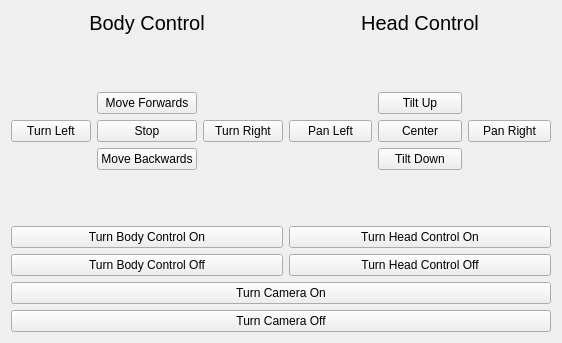
<?xml version="1.0" encoding="UTF-8"?>
<ui version="4.0">
 <class>Remote</class>
 <widget class="QWidget" name="Remote">
  <property name="geometry">
   <rect>
    <x>0</x>
    <y>0</y>
    <width>562</width>
    <height>343</height>
   </rect>
  </property>
  <property name="windowTitle">
   <string>Form</string>
  </property>
  <layout class="QVBoxLayout" name="verticalLayout_3">
   <item>
    <layout class="QHBoxLayout" name="horizontalLayout">
     <item>
      <layout class="QVBoxLayout" name="verticalLayout">
       <item>
        <widget class="QLabel" name="label">
         <property name="font">
          <font>
           <pointsize>15</pointsize>
          </font>
         </property>
         <property name="text">
          <string>Body Control</string>
         </property>
         <property name="alignment">
          <set>Qt::AlignCenter</set>
         </property>
        </widget>
       </item>
       <item>
        <spacer name="verticalSpacer">
         <property name="orientation">
          <enum>Qt::Vertical</enum>
         </property>
         <property name="sizeHint" stdset="0">
          <size>
           <width>20</width>
           <height>40</height>
          </size>
         </property>
        </spacer>
       </item>
       <item>
        <layout class="QGridLayout" name="gridLayout">
         <item row="0" column="1">
          <widget class="QPushButton" name="forwards">
           <property name="text">
            <string>Move Forwards</string>
           </property>
          </widget>
         </item>
         <item row="1" column="0">
          <widget class="QPushButton" name="bodyLeft">
           <property name="text">
            <string>Turn Left</string>
           </property>
          </widget>
         </item>
         <item row="1" column="1">
          <widget class="QPushButton" name="stop">
           <property name="text">
            <string>Stop</string>
           </property>
          </widget>
         </item>
         <item row="1" column="2">
          <widget class="QPushButton" name="bodyRight">
           <property name="text">
            <string>Turn Right</string>
           </property>
          </widget>
         </item>
         <item row="2" column="1">
          <widget class="QPushButton" name="backwards">
           <property name="text">
            <string>Move Backwards</string>
           </property>
          </widget>
         </item>
        </layout>
       </item>
       <item>
        <spacer name="verticalSpacer_3">
         <property name="orientation">
          <enum>Qt::Vertical</enum>
         </property>
         <property name="sizeHint" stdset="0">
          <size>
           <width>20</width>
           <height>40</height>
          </size>
         </property>
        </spacer>
       </item>
       <item>
        <widget class="QPushButton" name="bodyControlOn">
         <property name="text">
          <string>Turn Body Control On</string>
         </property>
        </widget>
       </item>
       <item>
        <widget class="QPushButton" name="bodyControlOff">
         <property name="text">
          <string>Turn Body Control Off</string>
         </property>
        </widget>
       </item>
      </layout>
     </item>
     <item>
      <layout class="QVBoxLayout" name="verticalLayout_2">
       <item>
        <widget class="QLabel" name="label_2">
         <property name="font">
          <font>
           <pointsize>15</pointsize>
          </font>
         </property>
         <property name="text">
          <string>Head Control</string>
         </property>
         <property name="alignment">
          <set>Qt::AlignCenter</set>
         </property>
        </widget>
       </item>
       <item>
        <spacer name="verticalSpacer_2">
         <property name="orientation">
          <enum>Qt::Vertical</enum>
         </property>
         <property name="sizeHint" stdset="0">
          <size>
           <width>20</width>
           <height>40</height>
          </size>
         </property>
        </spacer>
       </item>
       <item>
        <layout class="QGridLayout" name="gridLayout_2">
         <item row="1" column="0">
          <widget class="QPushButton" name="headLeft">
           <property name="text">
            <string>Pan Left</string>
           </property>
          </widget>
         </item>
         <item row="1" column="2">
          <widget class="QPushButton" name="headRight">
           <property name="text">
            <string>Pan Right</string>
           </property>
          </widget>
         </item>
         <item row="1" column="1">
          <widget class="QPushButton" name="headCenter">
           <property name="text">
            <string>Center</string>
           </property>
          </widget>
         </item>
         <item row="0" column="1">
          <widget class="QPushButton" name="headUp">
           <property name="text">
            <string>Tilt Up</string>
           </property>
          </widget>
         </item>
         <item row="2" column="1">
          <widget class="QPushButton" name="headDown">
           <property name="text">
            <string>Tilt Down</string>
           </property>
          </widget>
         </item>
        </layout>
       </item>
       <item>
        <spacer name="verticalSpacer_4">
         <property name="orientation">
          <enum>Qt::Vertical</enum>
         </property>
         <property name="sizeHint" stdset="0">
          <size>
           <width>20</width>
           <height>40</height>
          </size>
         </property>
        </spacer>
       </item>
       <item>
        <widget class="QPushButton" name="headControlOn">
         <property name="text">
          <string>Turn Head Control On</string>
         </property>
        </widget>
       </item>
       <item>
        <widget class="QPushButton" name="headControlOff">
         <property name="text">
          <string>Turn Head Control Off</string>
         </property>
        </widget>
       </item>
      </layout>
     </item>
    </layout>
   </item>
   <item>
    <widget class="QPushButton" name="cameraOn">
     <property name="text">
      <string>Turn Camera On</string>
     </property>
    </widget>
   </item>
   <item>
    <widget class="QPushButton" name="cameraOff">
     <property name="text">
      <string>Turn Camera Off</string>
     </property>
    </widget>
   </item>
  </layout>
 </widget>
 <resources/>
 <connections/>
</ui>
